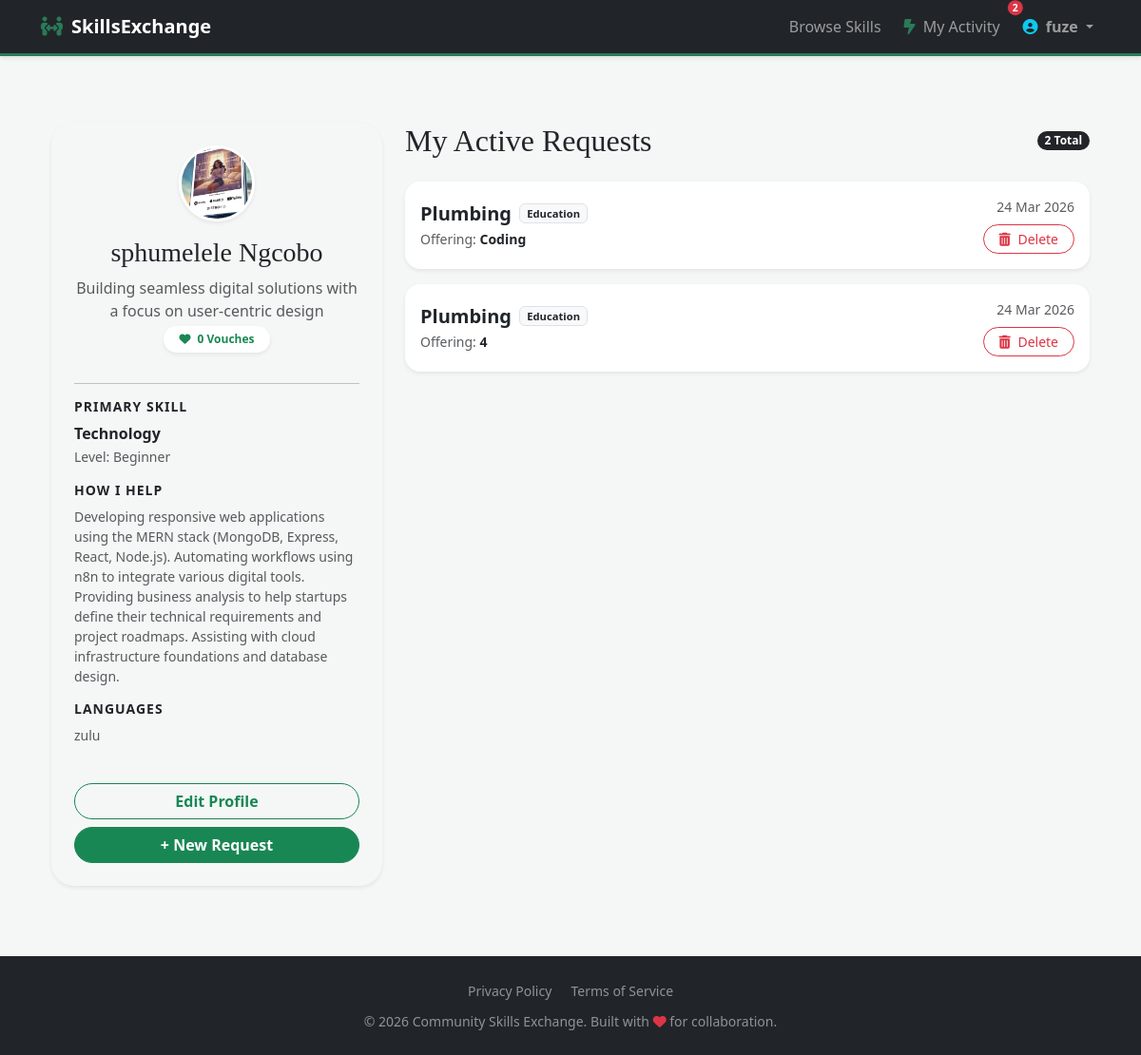
The app's page /dashboard (signed in) with its own data.
### app/models.py (models this page shows, shortened)
class User(db.Model, UserMixin):
    id = db.Column(db.Integer, primary_key=True)
    first_name = db.Column(db.String(50), nullable=False)
    last_name = db.Column(db.String(50), nullable=False)
    username = db.Column(db.String(20), unique=True, nullable=False)
    email = db.Column(db.String(120), unique=True, nullable=False)
    certificate_file = db.Column(db.String(120), nullable=True)
    confirmed = db.Column(db.Boolean, nullable=False, default=False)
    password = db.Column(db.String(60), nullable=False)
    profile_pic = db.Column(db.String(20), nullable=False, default='default.jpg')
    headline = db.Column(db.String(100), nullable=True)
    phone = db.Column(db.String(20), nullable=True)
    bio = db.Column(db.Text, nullable=True)
    vouch_count = db.Column(db.Integer, default=0)
    skill_cat = db.Column(db.String(50), nullable=True)
    skill_level = db.Column(db.String(20), nullable=True)
    help_text = db.Column(db.Text, nullable=True)
    skills_learn = db.Column(db.String(200), nullable=True)
    time_commit = db.Column(db.String(50), nullable=True)
    languages = db.Column(db.String(100), nullable=True)
    method_zoom = db.Column(db.Boolean, default=False)
    method_inperson = db.Column(db.Boolean, default=False)
    linkedin = db.Column(db.String(150), nullable=True)
    instagram = db.Column(db.String(150), nullable=True)
    requests = db.relationship('Request', backref='author', lazy=True)
    ratings_received = db.relationship('Rating', foreign_keys='Rating.rated_user_id', backref='target', lazy=True)

class Request(db.Model):
    id = db.Column(db.Integer, primary_key=True)
    title = db.Column(db.String(100), nullable=False)
    category = db.Column(db.String(50), nullable=False)
    offer = db.Column(db.String(100), nullable=False)
    details = db.Column(db.Text, nullable=False)
    date_posted = db.Column(db.DateTime, nullable=False, default=datetime.utcnow)
    user_id = db.Column(db.Integer, db.ForeignKey('user.id'), nullable=False)

### app/routes.py (the view)
@app.route("/dashboard")
@login_required
def dashboard():
    my_requests = Request.query.filter_by(user_id=current_user.id).order_by(Request.date_posted.desc()).all()
    return render_template('dashboard.html', title='My Dashboard', requests=my_requests)

### app/models.py (called while the page is built)
@login_manager.user_loader
def load_user(user_id):
    return User.query.get(int(user_id))

### app/routes.py (called while the page is built)
@app.context_processor
def inject_notifications():
    if current_user.is_authenticated:
        count = Request.query.filter_by(user_id=current_user.id).count()
        return dict(notification_count=count)
    return dict(notification_count=0)

### app/templates/dashboard.html (shortened to what this page needs)
{% extends "layout.html" %}
{% block content %}
<div class="container mt-4">
    <div class="row">
        <div class="col-md-4">
    <div class="card shadow-sm border-0 p-4 mb-4" style="border-radius: 1.5rem; background-color: var(--brand-green-light);">
        <div class="text-center">
            {% if current_user.profile_pic %}
                <img src="{{ url_for('static', filename='profile_pics/' + current_user.profile_pic) }}"
                     class="mx-auto mb-3 shadow-sm"
                     style="width: 80px; height: 80px; border-radius: 50%; object-fit: cover; border: 3px solid white;">
            {% else %}
                <div class="user-avatar-initials mx-auto mb-3" style="width: 80px; height: 80px; font-size: 2rem; background-color: white; color: var(--brand-green); display: flex; align-items: center; justify-content: center; border-radius: 50%; font-weight: bold;">
                    {{ current_user.first_name[0] }}
                </div>
            {% endif %}
            <h3 class="serif-heading">{{ current_user.first_name }} {{ current_user.last_name }}</h3>
            <p class="text-muted mb-1">{{ current_user.headline or 'No headline set yet' }}</p>
            <div class="badge bg-white text-success px-3 py-2 rounded-pill shadow-sm mb-3">
                <i class="fas fa-heart me-1"></i> {{ current_user.vouch_count }} Vouches
            </div>
        </div>
        <hr>
        {% if current_user.skill_cat %}
        <div class="mb-3">
            <h6 class="fw-bold small text-uppercase" style="color: var(--brand-green); letter-spacing: 1px;">Primary Skill</h6>
            <p class="text-dark fw-bold mb-0">{{ current_user.skill_cat }}</p>
            <small class="text-muted">Level: {{ current_user.skill_level|capitalize }}</small>
        </div>
        {% endif %}
        {% if current_user.help_text %}
        <div class="mb-3">
            <h6 class="fw-bold small text-uppercase" style="color: var(--brand-green); letter-spacing: 1px;">How I Help</h6>
            <p class="text-muted small mb-0">{{ current_user.help_text }}</p>
        </div>
        {% endif %}
        {% if current_user.languages %}
        <div class="mb-3">
            <h6 class="fw-bold small text-uppercase" style="color: var(--brand-green); letter-spacing: 1px;">Languages</h6>
            <p class="text-muted small mb-0">{{ current_user.languages }}</p>
        </div>
        {% endif %}
        <div class="d-grid gap-2 mt-4">
            <a href="{{ url_for('create_profile') }}" class="btn btn-outline-success rounded-pill fw-bold">Edit Profile</a>
            <button data-bs-toggle="modal" data-bs-target="#requestModal" class="btn btn-success rounded-pill fw-bold">+ New Request</button>
        </div>
    </div>
</div>
        <div class="col-md-8">
            <div class="d-flex justify-content-between align-items-center mb-4">
                <h2 class="serif-heading m-0">My Active Requests</h2>
                <span class="badge rounded-pill bg-dark">{{ requests|length }} Total</span>
            </div>
            {% if requests %}
                {% for req in requests %}
                <div class="card shadow-sm border-0 mb-3 p-3" style="border-radius: 1rem;">
                    <div class="d-flex justify-content-between align-items-center">
                        <div style="flex-grow: 1;">
                            <div class="d-flex align-items-center gap-2 mb-1">
                                <h5 class="mb-0 fw-bold">{{ req.title }}</h5>
                                <span class="badge bg-light text-dark border" style="font-size: 0.7rem;">{{ req.category }}</span>
                            </div>
                            <p class="text-muted small mb-0">Offering: <span class="text-dark fw-bold">{{ req.offer }}</span></p>
                        </div>
                        <div class="text-end ms-3">
                            <small class="text-muted d-block mb-2">{{ req.date_posted.strftime('%d %b %Y') }}</small>
                            <form action="{{ url_for('delete_request', request_id=req.id) }}" method="POST" onsubmit="return confirm('Are you sure you want to delete this request?');">
                                <button type="submit" class="btn btn-sm btn-outline-danger rounded-pill px-3">
                                    <i class="fas fa-trash-alt me-1"></i> Delete
                                </button>
                            </form>
                        </div>
                    </div>
                </div>
                {% endfor %}
            {% endif %}
        </div>
    </div>
</div>
{% endblock content %}

### app/templates/layout.html (shortened to what this page needs)
<!DOCTYPE html>
<html lang="en">
<head>
    <link href="https://cdn.jsdelivr.net/npm/bootstrap@5.3.0/dist/css/bootstrap.min.css" rel="stylesheet">
    <link rel="stylesheet" href="https://cdnjs.cloudflare.com/ajax/libs/font-awesome/6.4.0/css/all.min.css">
</head>
<body>
    <nav class="navbar navbar-expand-lg navbar-dark bg-dark sticky-top">
        <div class="container">
            <a class="navbar-brand fw-bold" href="{{ url_for('home') }}">
                <i class="fa-solid fa-people-arrows me-2 text-brand-green"></i>SkillsExchange
            </a>
            <div class="collapse navbar-collapse" id="navbarNav">
                <ul class="navbar-nav ms-auto align-items-center">
                    <li class="nav-item">
                        <a class="nav-link" href="{{ url_for('home') }}">Browse Skills</a>
                    </li>
                    {% if current_user.is_authenticated %}
                        <li class="nav-item">
                            <a class="nav-link px-3" href="{{ url_for('dashboard') }}">
                                <i class="fa-solid fa-bolt-lightning me-1 text-brand-green"></i> My Activity
                                {% if notification_count > 0 %}
                                    <span class="position-absolute top-0 start-100 translate-middle badge rounded-pill bg-danger badge-notify">
                                        {{ notification_count }}
                                    </span>
                                {% endif %}
                            </a>
                        </li>
                        <li class="nav-item dropdown">
                            <a class="nav-link dropdown-toggle fw-semibold" href="#" id="userDropdown" role="button" data-bs-toggle="dropdown" aria-expanded="false">
                                <i class="fa-solid fa-circle-user me-1 text-info"></i> {{ current_user.username }}
                            </a>
                        </li>
                    {% endif %}
                </ul>
            </div>
        </div>
    </nav>
    <main class="container main-container">
        {% block content %}{% endblock %}
    </main>
    <footer class="bg-dark text-white-50 py-4 mt-auto">
        <div class="container text-center">
            <div class="mb-2">
                <a href="#" class="text-white-50 me-3 text-decoration-none small">Privacy Policy</a>
                <a href="#" class="text-white-50 text-decoration-none small">Terms of Service</a>
            </div>
            <small>&copy; 2026 Community Skills Exchange. Built with <i class="fa-solid fa-heart text-danger"></i> for collaboration.</small>
        </div>
    </footer>
</body>
</html>

### app/templates/layout.html (style rules this page uses)
body { background-color: #f4f7f6; font-family: 'Segoe UI', Tahoma, Geneva, Verdana, sans-serif; display: flex; flex-direction: column; min-height: 100vh; }
.navbar { box-shadow: 0 2px 4px rgba(0,0,0,.1); border-bottom: 3px solid #2a7a58; }
.main-container { flex: 1; padding-top: 30px; padding-bottom: 50px; }
.text-brand-green { color: #2a7a58 !important; }
.serif-heading { font-family: 'Merriweather', serif; }
.card { border-radius: 12px; border: none; transition: transform 0.2s; }
.nav-link { transition: color 0.2s; position: relative; }
.badge-notify { font-size: 0.65rem; padding: 0.25em 0.5em; }

### records on screen
User: username "fuze", profile_pic (picture), first_name "sphumelele", last_name "Ngcobo", headline "Building seamless digital solutions with a focus on user-centric design", vouch_count "0", skill_cat "Technology", skill_level "Beginner", help_text "Developing responsive web applications using the MERN stack (MongoDB, Express, React, Node.js). Automating workflows using n8n to integrate various digital tools. Providing business analysis to help startups define their technical requirements and project roadmaps. Assisting with cloud infrastructure foundations and database design.", languages "zulu"
Request: title "Plumbing", category "Education", offer "Coding", date_posted "24 Mar 2026"
Request: title "Plumbing", category "Education", offer "4", date_posted "24 Mar 2026"

### other values on screen
{{ notification_count }} "2"
{{ requests|length }} "2"
